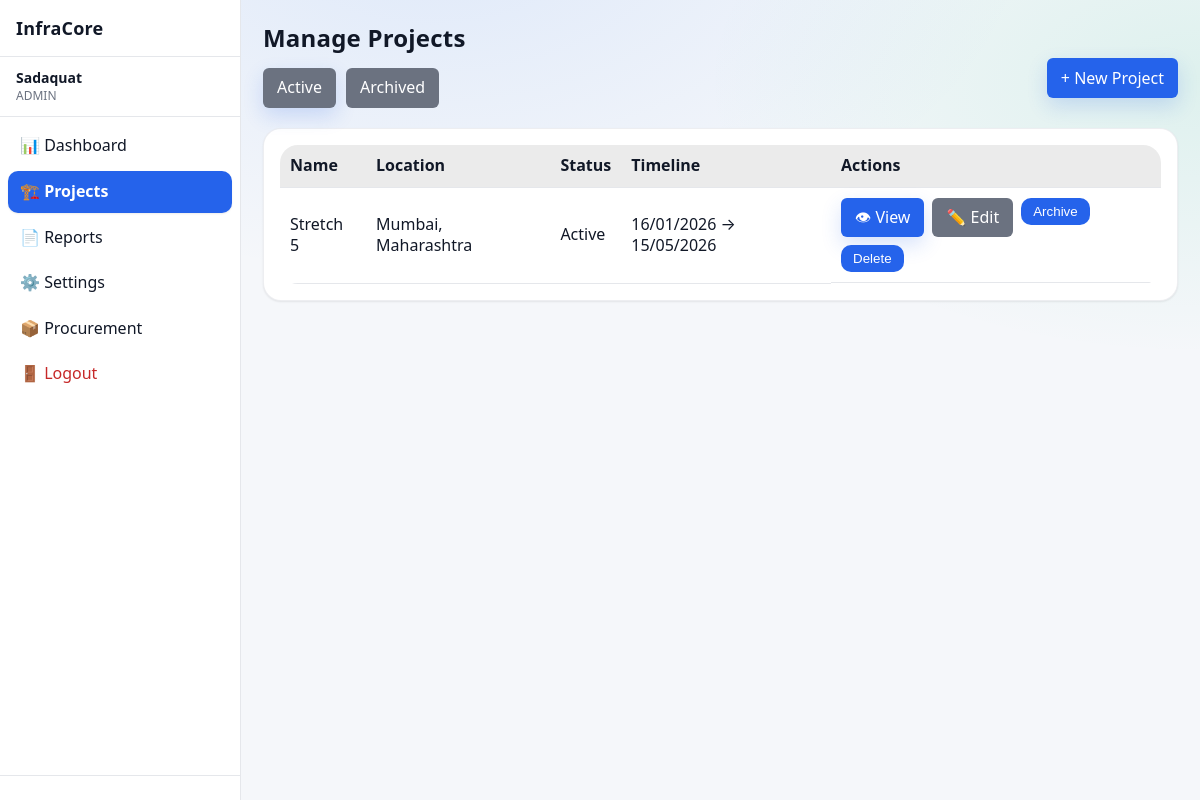
The app's page /projects/manage (signed in), older data.
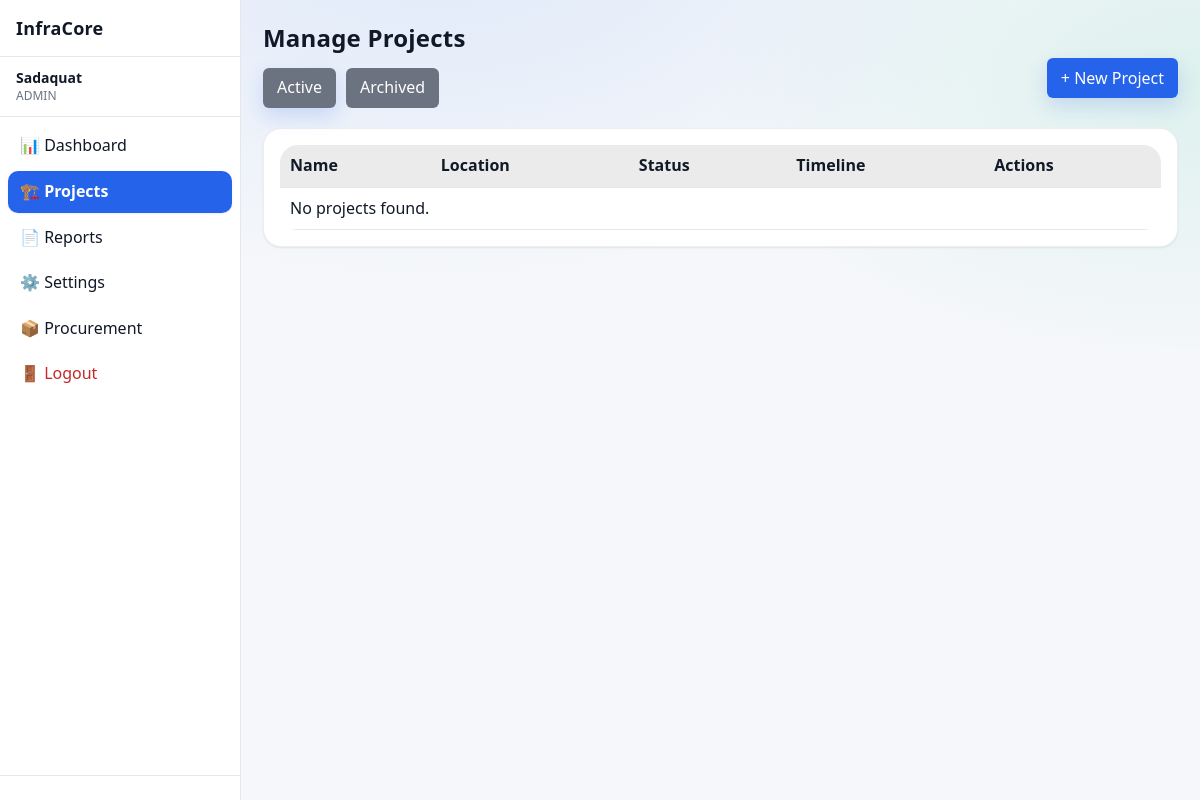
The same page, newer data.
### app/models/project.py (models this page shows)
class Project(Base):
    __tablename__ = "projects"
    id = Column(Integer, primary_key=True, index=True)
    name = Column(String(255), nullable=False)
    project_code = Column(String(100), nullable=True)
    client_authority = Column(String(255), nullable=True)
    contractor = Column(String(255), nullable=True)
    consultant_pmc = Column(String(255), nullable=True)
    is_active = Column(Boolean, default=True, nullable=False)
    status = Column(String(20), default="active", nullable=False)
    road_type = Column(String(100), nullable=False)
    lanes = Column(Integer, nullable=False)
    road_width = Column(Float, nullable=False)
    road_length_km = Column(Float, nullable=False)
    carriageway_width = Column(Float, nullable=True)
    shoulder_type = Column(String(100), nullable=True)
    median_type = Column(String(100), nullable=True)
    project_type = Column(String(50), nullable=False, server_default="")
    road_name = Column(String(255), nullable=True)
    lane_configuration = Column(String(10), nullable=True)
    road_pavement_type = Column(String(20), nullable=True)
    terrain_type = Column(String(20), nullable=True)
    concrete_pavement_type = Column(String(20), nullable=True)  # PQC/RCC
    slab_thickness_mm = Column(Integer, nullable=True)
    grade_of_concrete = Column(String(20), nullable=True)
    joint_spacing_m = Column(Float, nullable=True)
    dowel_diameter_mm = Column(Integer, nullable=True)
    tie_bar_diameter_mm = Column(Integer, nullable=True)
    road_construction_type = Column(String(100), nullable=True)
    road_category = Column(String(100), nullable=True)
    road_engineering_type = Column(String(150), nullable=True)
    road_preset_key = Column(String(200), nullable=True)
    road_extras_json = Column(Text, nullable=True)
    preset_activities_json = Column(Text, nullable=True)
    preset_materials_json = Column(Text, nullable=True)
    country = Column(String(100), nullable=False)
    state = Column(String(100), nullable=True)
    district = Column(String(100), nullable=True)
    city = Column(String(100), nullable=False)
    location_id = Column(Integer, ForeignKey("locations.id"), nullable=True)
    chainage_start = Column(String(50), nullable=True)
    chainage_end = Column(String(50), nullable=True)
    planned_start_date = Column(Date, nullable=False)
    planned_end_date = Column(Date, nullable=False)
    created_by = Column(Integer, nullable=False)
    created_at = Column(DateTime, default=datetime.utcnow, nullable=False)
    updated_at = Column(
        DateTime,
        default=datetime.utcnow,
        onupdate=datetime.utcnow,
        nullable=False,
    )
    completed_at = Column(DateTime, nullable=True)
    activities = relationship(
        "Activity",
        back_populates="project",
        cascade="all, delete-orphan"
    )
    project_activities = relationship(
        "ProjectActivity",
        back_populates="project",
        cascade="all, delete-orphan"
    )
    planned_materials = relationship(
        "PlannedMaterial",
        back_populates="project",
        cascade="all, delete-orphan"
    )
    material_usage_daily = relationship(
        "MaterialUsageDaily",
        back_populates="project",
        cascade="all, delete-orphan"
    )
    location = relationship("Location")

### app/routes/projects.py (the view)
@router.get("/manage", response_class=HTMLResponse)
def manage_projects_page(request: Request, view: str | None = "active", db: Session = Depends(get_db)):
    user = request.session.get("user")
    if not user:
        flash(request, "Please login to continue", "warning")
        return RedirectResponse("/login", status_code=302)
    query = db.query(Project)
    if user.get("role") not in {"admin", "superadmin"}:
        query = query.filter(Project.created_by == user["id"])
    if view == "archived":
        query = query.filter(Project.is_active == False)
    else:
        query = query.filter(Project.is_active == True)
    projects = query.order_by(Project.created_at.desc()).all()
    return templates.TemplateResponse(
        "projects_manage.html",
        {"request": request, "projects": projects, "view": view, "user": user}
    )

### app/templates/projects_manage.html (shortened to what this page needs)
{% extends "base.html" %}
{% block content %}
<h1 class="page-title">Manage Projects</h1>
<div style="display:flex;gap:10px;margin-bottom:20px">
    <a href="/projects/manage?view=active"
       class="btn-secondary {% if view=='active' %}btn-primary{% endif %}">
        Active
    </a>
    <a href="/projects/manage?view=archived"
       class="btn-secondary {% if view=='archived' %}btn-primary{% endif %}">
        Archived
    </a>
    {% if user["role"] in ["admin", "superadmin", "manager"] %}
    <div style="margin-left:auto">
        <a href="/projects/new" class="btn-primary">
            + New Project
        </a>
    </div>
    {% endif %}
</div>
<div class="card">
<table class="table">
<thead>
<tr>
    <th>Name</th>
    <th>Location</th>
    <th>Status</th>
    <th>Timeline</th>
    <th>Actions</th>
</tr>
</thead>
<tbody>
{% for p in projects %}
<tr>
    <td><a href="/projects/{{ p.id }}" class="project-link" title="Open project overview">{{ p.name }}</a></td>
    <td>{{ p.city }}{% if p.state %}, {{ p.state }}{% endif %}</td>
    <td>{{ p.status|capitalize }}</td>
    <td>{{ p.planned_start_date|ddmmyyyy }} → {{ p.planned_end_date|ddmmyyyy }}</td>
    <td style="display:flex;gap:8px;flex-wrap:wrap">
        <a href="/projects/{{ p.id }}" class="btn-primary">
            👁 View
        </a>
        {% if user["role"] in ["admin", "superadmin", "manager"] %}
        <a href="/projects/{{ p.id }}/edit" class="btn-secondary">
            ✏️ Edit
        </a>
        {% endif %}
                {% if user["role"] in ["admin", "superadmin", "manager"] %}
        <form method="post" action="/projects/{{ p.id }}/archive"
              onsubmit="return confirm('Archive this project? It will be hidden from active lists but can be restored later.')">
            <button class="btn-warning">
                {% if p.is_active %}
                    Archive
                {% else %}
                    Restore
                {% endif %}
            </button>
        </form>
        {% endif %}
                {% if user["role"] in ["admin", "superadmin"] %}
                <form method="post"
                            action="/projects/{{ p.id }}/delete"
                            onsubmit="return confirm('Delete this project permanently? This action is irreversible and will remove all project data.')">
                        <button class="btn-danger">Delete</button>
                </form>
                {% endif %}
    </td>
</tr>
{% else %}
<tr>
    <td colspan="5">No projects found.</td>
</tr>
{% endfor %}
</tbody>
</table>
</div>
{% endblock %}

Row changes from the older to the newer data that the page shows:
removed Project: name "Stretch 5", city "Mumbai", state "Maharashtra", status "Active", planned_start_date|ddmmyyyy "16/01/2026", planned_end_date|ddmmyyyy "15/05/2026", is_active "Archive"
Text that changed along with them:
text now shown: "No projects found."
